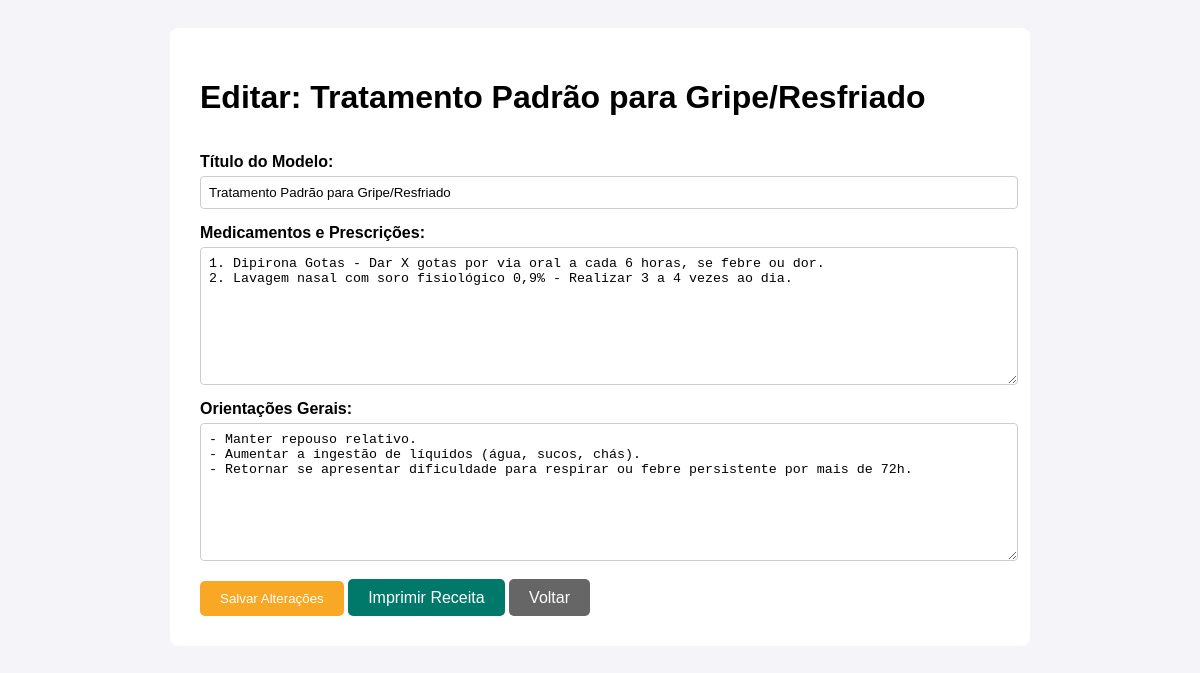
/aplicacao/receitas/1/ (signed in), run on an earlier commit of the app's database.
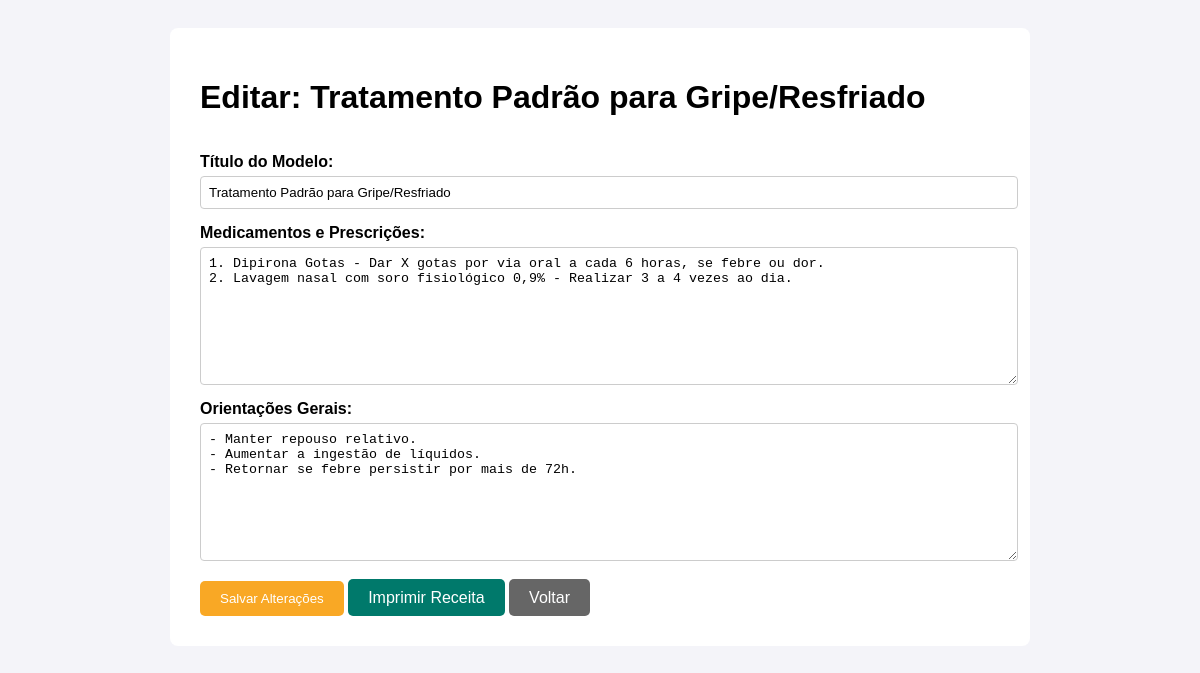
And on a later commit of the database.
### aplicacao/models.py (models this page shows, shortened)
class ReceitaTemplate(models.Model):
    cid = models.ForeignKey(CID, on_delete=models.CASCADE, related_name="templates")
    titulo = models.CharField(max_length=200, help_text="Ex: Tratamento para Virose Comum")
    medicamentos = models.TextField(help_text="Liste os medicamentos e suas dosagens. Ex: Dipirona 500mg - 1 comp a cada 6h por 3 dias.")
    orientacoes_gerais = models.TextField(help_text="Ex: Manter repouso, beber bastante líquido.")

### aplicacao/views.py (the view, shortened to what this page needs)
# urls.py: path('receitas/<int:template_id>/', views.detalhe_receita, name='detalhe_receita'),
@login_required
def detalhe_receita(request, template_id):
    template = get_object_or_404(ReceitaTemplate, id=template_id)
    return render(request, 'aplicacao/detalhe_receita.html', {'template': template})

### templates/aplicacao/detalhe_receita.html (shortened to what this page needs)
<!DOCTYPE html>
<html lang="pt-br">
<head>
</head>
<body>
    <div class="container">
        <h1>Editar: {{ template.titulo }}</h1>
        <form method="POST">
            <label for="titulo">Título do Modelo:</label>
            <input type="text" name="titulo" value="{{ template.titulo }}" required>
            <label for="medicamentos">Medicamentos e Prescrições:</label>
            <textarea name="medicamentos">{{ template.medicamentos }}</textarea>
            <label for="orientacoes_gerais">Orientações Gerais:</label>
            <textarea name="orientacoes_gerais">{{ template.orientacoes_gerais }}</textarea>
            <div class="actions">
                <button type="submit" class="btn btn-salvar">Salvar Alterações</button>
                <a href="{% url 'imprimir_receita' template.id %}" class="btn btn-imprimir">Imprimir Receita</a>
                <a href="{% url 'acessar_receitas' %}" class="btn btn-voltar">Voltar</a>
            </div>
        </form>
    </div>
</body>
</html>

What changed in the data, as far as the page shows it:
changed ReceitaTemplate "Tratamento Padrão para Gripe/Resfriado": orientacoes_gerais "…Aumentar a ingestão de líquidos (água, sucos, chás). - Retornar se apresentar dificuldade para respirar ou febre persistente por mais de 72h." → "- Manter repouso relativo. - Aumentar a ingestão de líquidos. - Retornar se febre persistir por mais de 72h."
